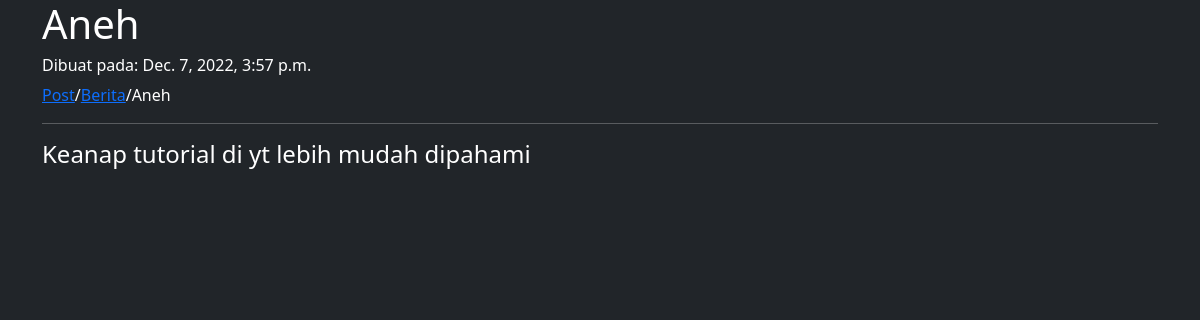
The page /blog/post/aneh/ on the database its author committed.
### blog/models.py (models this page shows, shortened)
class Post(models.Model):
    judul = models.CharField(max_length=255)
    body = models.TextField(max_length=255)
    category = models.CharField(max_length=255)
    dibuat = models.DateTimeField(auto_now_add=True, null=True)
    slug = models.SlugField(null=True, blank=True, editable=False)

### blog/views.py (the view)
# urls.py: path('post/<slug>/', postingan, name='postingan'),
def postingan(request, slug):
    post = Post.objects.get(slug=slug)
    print('berhasil')
    return render(request, 'postingan.html', {'post':post})

### blog/templates/postingan.html (shortened to what this page needs)
{% extends 'base.html'%}
{% block content %}
  <div class='container'>
    <h1>{{post.judul}}</h1>
    <h6>Dibuat pada: {{post.dibuat}}</h6>
    <p class='text-capitalize'> <a href="{% url 'semua_postingan' %}">Post</a>/<a href="{% url 'kategori' post.category %}">{{post.category}}</a>/{{post.judul}}</p>
    <hr>
    <h4>{{post.body}}</h4>
  </div>
{% endblock content %}

### static/css/master.css (style rules this page uses)
body { height: 100%; background-color: #212529; }

### rows shown on the page
Post: dibuat "Dec. 7, 2022, 3:57 p.m.", category "Berita", judul "Aneh", body "Keanap tutorial di yt lebih mudah dipahami"
